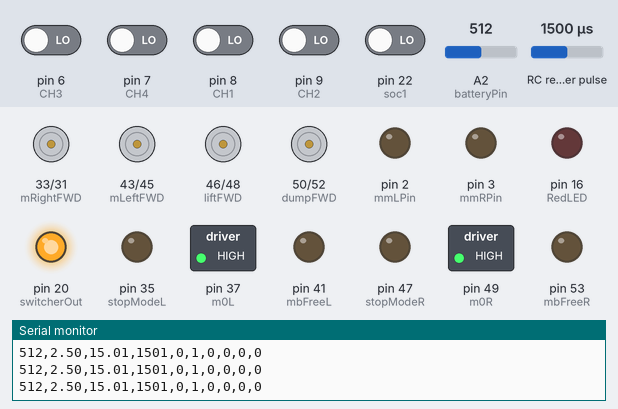
A sketch run on a simulated Arduino Mega 2560, built with avr-gcc and run on an emulated ATmega2560. Shown: motor-driver pin pairs drawn as motors (green arrow = first pin HIGH = forward, orange = second pin HIGH = backward, longer = more drive), switched loads named in the sketch (green lamp = pin HIGH), output pins drawn as LEDs (lit = HIGH), the last lines printed to the serial monitor. Wiring (inferred from the names in the program): RC receiver channel: data pin 10. The inputs (shaded band) are chosen by the test bench; at power-on: pin 6 (CH3), pin 7 (CH4), pin 8 (CH1), pin 9 (CH2), pin 22 (soc1) LOW, RC receiver pulse 1500 µs, A2 (batteryPin) = 512.

Above: at 1.2 s.
1.3 s: RC receiver pulse (sensor on pin 10) set to 1533 µs
4.3 s: RC receiver pulse (sensor on pin 10) set to 1559 µs
At 4.7 s:
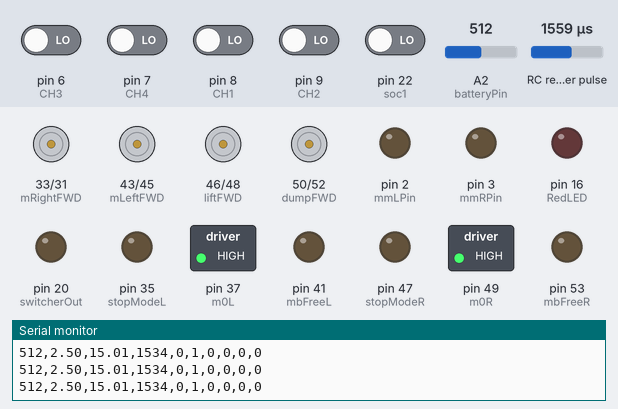
5.8 s: RC receiver pulse (sensor on pin 10) set to 1020 µs
At 8.6 s:
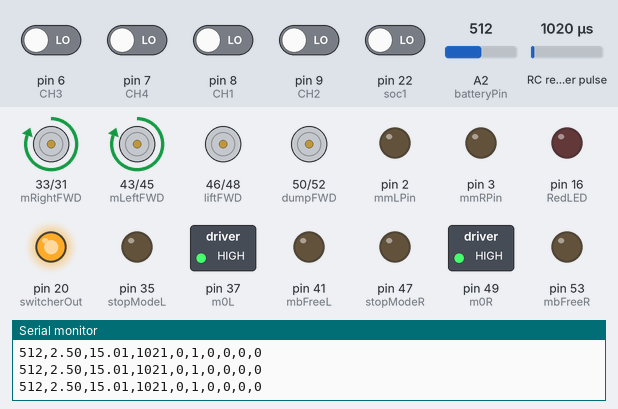
8.8 s: RC receiver pulse (sensor on pin 10) set to 1750 µs
At 9.4 s:
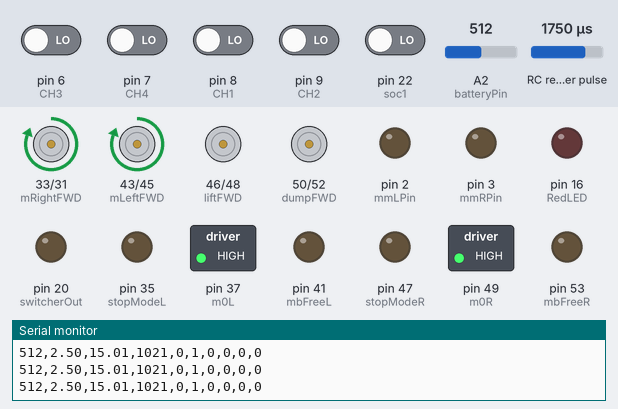
10.3 s: RC receiver pulse (sensor on pin 10) set to 1250 µs
At 13.2 s:
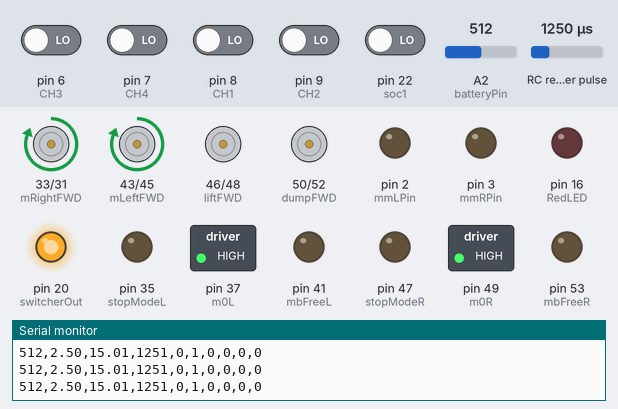
13.3 s: A2 (batteryPin) set to 350
16.3 s: A2 (batteryPin) set to 322
Timing chart, 0 to 19.3 s (numbered marks = the images above; inputs shaded):
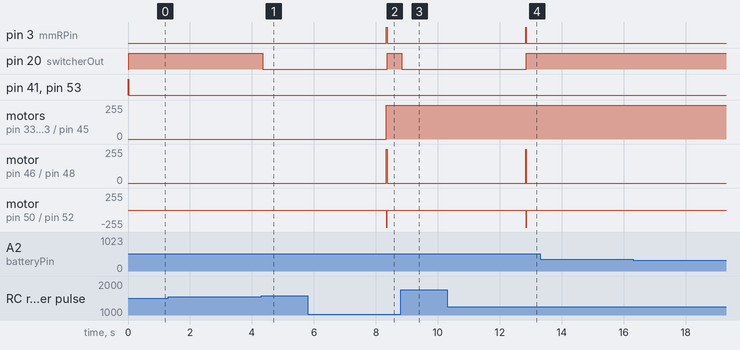

The sketch:

1005_msd700.ino
```cpp
// 左モータードライバーピン割振
#define mRightFWD 33 // CR7
#define mRightREV 31 // CR8
#define stopModeR 47 // CR9
#define m0R 49 // CR10
#define alarmResetR 51 //CR11
#define mbFreeR 53 // CR12
#define alarmOutLN 30
#define wngLN 32
#define speedOutL 34
#define mmLPin 2 // left motor speed PWM --  pin 12

//右モータードライバーピン割振
#define mLeftFWD 43 // CR1
#define mLeftREV 45 // CR2
#define stopModeL 35 // CR3
#define m0L 37 // CR4
#define alarmResetL 39 // CR5
#define mbFreeL 41 // CR6
#define alarmOutRN 40
#define wngRN 38
#define speedOutR 36
#define mmRPin 3 // right motor speed PWM --  pin 12

//シリンダーモータードライバーピン割振
#define dumpFWD 50
#define dumpREV 52
#define liftFWD 46
#define liftREV 48

//シリンダーフィードバックピン割振
#define liftFeedBack A0 // violet cable
#define dumpFeedBack A1 // violet cable

//動力リレー用リレーピン割振
#define switcherOut 20

//DO Harness バッテリレベル監視->通知
#define soc1 22 // DO4
#define soc2 24 // DO5
#define RedLED 16 //pcb extentions D PIN 6

//battery feedback
int batteryPin = A2; // battery voltage reader
int batteryV = 0;

//レシーバーピン割振
const int CH1 = 8; // right horizontal
const int CH2 = 9; // left vertical
const int CH3 = 6; // right vertical
const int CH4 = 7; // left horizontal
// const int CH5 = 10; //sw(B) for convert FWD/REV direction
const int CH6 = 10;// 11; // CH6 switch input
const int CH7 = 12; /// VR channel

//モード設定
int gMode = 1; // 0; //バケットモード:1, ブレードモード:0

//レシーバー用変数
int VR = 0;
int rightX = 0;
int rightY = 0;
int leftX, leftXa , leftXb;
int leftY = 0;
int switcher = 0;
int gap;

//シリンダーフィードバック用変数
double liftData = 0;
double dumpData = 0;

void stopMachine() {
  //モーター速度0
  analogWrite(mmLPin, 0);
  analogWrite(mmRPin, 0);

  //前進後進指示なし
  digitalWrite(liftFWD, LOW);
  digitalWrite(liftREV, LOW);
  digitalWrite(dumpFWD, LOW);
  digitalWrite(dumpREV, LOW);

  //HIGH:ブレーキ解放 LOW:ブレーキ保持
  digitalWrite(mbFreeL, LOW);
  digitalWrite(mbFreeR, LOW);

  // STOP表示
  //Serial.println(" Stop ");
}

// モーター関数
void motor(int leftX, int leftY) {
  //プロポ閾値
  int thresholdHigh = 1715;
  int thresholdMid = 1510;
  int thresholdLow = 1308;

  //移動方向フラグ
  int Right = 0;
  int Left = 0;
  int Forward = 0;
  int Reverse = 0;

  //モーター回転方向フラグ
  bool dirR = false;
  bool dirL = false;
  bool canMove = false;

  // 移動方向決定
  if (leftX >= thresholdHigh) {
    Right = 1;
  } else if (leftX <= thresholdLow) {
    Left = 1;
  }
  if (leftY >= thresholdHigh) {
    Forward = 1;
  } else if (leftY <= thresholdLow) {
    Reverse = 1;
  }

  //前後左右フラグ反転
  if(gMode == 0){
    int temp = Forward;
    Forward = Reverse;
    Reverse = temp;
    temp = Right;
    Right = Left;
    Left = temp;
  }

  //モーター動作決定
  int diffX = abs(leftX-thresholdMid);
  int diffY = abs(leftY-thresholdMid);
  int speedX = map(diffX, 0, 410, 0, 255);
    //Serial.print("speedX => ");
    //Serial.println(speedX);
  int speedY = map(diffY, 0, 410, 0, 255);
    //Serial.print("speedY => ");
    //Serial.println(speedY);

  if (Forward == 1) {
    canMove = true;
    dirR = dirL = false;
    if (Right == 1) {
      //右前進
      analogWrite(mmLPin, speedY);
      analogWrite(mmRPin, 0);
    } else if (Left == 1) {
      //左前進
      analogWrite(mmLPin, 0);
      analogWrite(mmRPin, speedY);
    } else {
      //前進
      analogWrite(mmLPin, speedY);
      analogWrite(mmRPin, speedY);
    }
  } else if (Reverse == 1) {
    canMove = true;
    dirR = dirL = true;
    if (Right == 1) {
      //右後進
      analogWrite(mmLPin, speedY);
      analogWrite(mmRPin, 0);
    } else if (Left == 1) {
      //左後進
      analogWrite(mmLPin, 0);
      analogWrite(mmRPin, speedY);
    } else {
      //後進
      analogWrite(mmLPin, speedY);
      analogWrite(mmRPin, speedY);
    }
  } else {
    if (Right == 1) {
      //右旋回
      canMove = true;
      if (gMode == 0) {
        dirR = true;
        dirL = false;
      } else {
        dirR = false;
        dirL = true;
      }
      analogWrite(mmLPin, speedX);
      analogWrite(mmRPin, speedX);
    } else if (Left == 1) {
      //左旋回
      canMove = true;
      if (gMode == 0) {
        dirR = false;
        dirL = true;
      } else {
        dirR = true;
        dirL = false;
      }
      analogWrite(mmLPin, speedX);
      analogWrite(mmRPin, speedX);
    } else {
      //停止
      canMove = false;
      analogWrite(mmLPin, 0);
      analogWrite(mmRPin, 0);
    }
  }
  digitalWrite(mRightFWD, dirR & canMove);
  digitalWrite(mRightREV, (!dirR) & canMove);
  digitalWrite(mLeftFWD, dirL & canMove);
  digitalWrite(mLeftREV, (!dirL) & canMove);
}

// アームリフト関数
void lift(int pulse){
  //プロポ閾値
  int thresholdHigh = 1715;
  int thresholdMid = 1510;
  int thresholdLow = 1308;

  int Extend = 0;
  int Retract = 0;

  bool dirLift = false;
  bool canLift = false;

  if (pulse >= thresholdHigh) {
    Retract = 1;
  } else if (pulse <= thresholdLow) {
    Extend = 1;
  }

  if (Extend == 1) {
    dirLift = true;
    canLift = true;
  } else if (Retract == 1) {
    dirLift = false;
    canLift = true;
  } else {
    canLift = false;
  }
  digitalWrite(liftFWD, dirLift & canLift); // dirLift -> (!dirLift)//入れ替え20220909
  digitalWrite(liftREV, (!dirLift) & canLift);
}

// アームダンプ関数
void dump(int pulse){
  //プロポ閾値
  int thresholdHigh = 1715;
  int thresholdMid = 1510;
  int thresholdLow = 1308;

  int Extend = 0;
  int Retract = 0;

  bool dirDump = false;
  bool canDump = false;

  if (pulse >= thresholdHigh) {
    Extend = 1;
  } else if (pulse <= thresholdLow) {
    Retract = 1;
  }

  if (Extend == 1) {
    dirDump = true;
    canDump = true;
  } else if (Retract == 1) {
    dirDump = false;
    canDump = true;
  } else {
    canDump = false;
  }

  //if (gMode == 0) {
    digitalWrite(dumpFWD, dirDump & canDump);
    digitalWrite(dumpREV, (!dirDump) & canDump);
  //} else {
    //digitalWrite(dumpFWD, (!dirDump) & canDump);
    //digitalWrite(dumpREV, dirDump & canDump);
  //}
}

// void attachmentModeChange(){
//   int val=digitalRead(CH5);
//    if (val == 1){
//       gMode=1;
//   }
//    else if(val == 0){
//       gMode=0;
//    }
//   //Serial.println(val);
// }

void doHarness(){
   if(digitalRead(soc1) == HIGH && digitalRead(soc2) == HIGH){
        digitalWrite(RedLED,HIGH);
        //Serial.println("battery is LOW. 25% cherged");
    }
    else{
        digitalWrite(RedLED,LOW);
        //Serial.println("battery is cherged");
    }
}

void batteryData(){
      batteryV = analogRead(batteryPin);
      double batteryVo = ((batteryV + 0.5) * 5.00) / 1024;
      double batteryVoltage = batteryVo * 30.00 / 5.00;

      Serial.print(batteryV);
      Serial.print(","); Serial.print(batteryVo);
      Serial.print(","); Serial.print(batteryVoltage);
      Serial.print(","); Serial.print(switcher);
      Serial.print(","); Serial.print(VR);
      Serial.print(","); Serial.print(gMode);
      Serial.print(","); Serial.print(leftX);
      Serial.print(","); Serial.print(leftY);
      Serial.print(","); Serial.print(rightX);
      Serial.print(","); Serial.println(rightY);
}


void setup() {
  Serial.begin(9600);

  //モータードライバー速度設定
  pinMode(mmLPin, OUTPUT);
  pinMode(mmRPin, OUTPUT);

  //右モータードライバーアウトプット
  pinMode(mRightFWD, OUTPUT);
  pinMode(mRightREV, OUTPUT);
  pinMode(stopModeR, OUTPUT);
  pinMode(m0R, OUTPUT);
  pinMode(alarmResetR, OUTPUT);
  pinMode(mbFreeR, OUTPUT);

  //右モータードライバーインプット
  pinMode(alarmOutRN, INPUT);
  pinMode(wngRN, INPUT);
  pinMode(speedOutR, INPUT);

  //左モータードライバーアウトプット
  pinMode(mLeftFWD, OUTPUT);
  pinMode(mLeftREV, OUTPUT);
  pinMode(stopModeL, OUTPUT);
  pinMode(m0L, OUTPUT);
  pinMode(alarmResetL, OUTPUT);
  pinMode(mbFreeL, OUTPUT);

  //左モータードライバーインプット
  pinMode(alarmOutLN, INPUT);
  pinMode(wngLN, INPUT);
  pinMode(speedOutL, INPUT);

  //シリンダーモータードライバー
  pinMode(liftFWD, OUTPUT);
  pinMode(liftREV, OUTPUT);
  pinMode(dumpFWD, OUTPUT);
  pinMode(dumpREV, OUTPUT);

  //レシーバー
  pinMode(CH1, INPUT);
  pinMode(CH3, INPUT);
  pinMode(CH2, INPUT);
  pinMode(CH4, INPUT);
  // pinMode(CH5, INPUT);
  pinMode(CH7, INPUT);
  pinMode(CH6, INPUT);

  //動力リレー用リレー
  pinMode(switcherOut, OUTPUT);

  //外付け非常停止スイッチ用リレー
//  pinMode(External_emergency_stop_relay,OUTPUT);

  //アームフィードバック
  pinMode(liftFeedBack, INPUT);
  pinMode(dumpFeedBack, INPUT);

  // HIGH:時間設定 LOW:瞬時停止
  digitalWrite(stopModeR, LOW);
  digitalWrite(stopModeL, LOW);

  // HIGH:速度指定を外部入力 LOW:内部速度設定器
  digitalWrite(m0R, HIGH);
  digitalWrite(m0L, HIGH);

  //HIGH:ブレーキ解放 LOW:ブレーキ保持
  digitalWrite(mbFreeR, HIGH);
  digitalWrite(mbFreeL, HIGH);

  //Battery Pin
  pinMode(batteryPin, INPUT);

  pinMode(RedLED, OUTPUT);
}

void loop() {
  // attachmentModeChange(); //バケットモードとブレードモードの切り替え
  batteryData(); // battery voltage presentation
  doHarness();

  switcher = pulseIn(CH6, HIGH);
  if (switcher > 1550) {
    digitalWrite(switcherOut, LOW); //動力リレーON

    leftXb = leftXa;
    rightX = pulseIn(CH1, HIGH); // CH1の計測を開始
    rightY = pulseIn(CH3, HIGH); // CH3の計測を開始
    leftX = pulseIn(CH2, HIGH);  // CH2の計測を開始
    leftY = pulseIn(CH4, HIGH);  // CH4の計測を開始
    leftXa = leftX;
    gap = abs(leftXb - leftXa);
    if (leftX < 1000 || leftX > 2000) {
      leftX = leftXb;
      leftXa = leftXb;
    } else {
      leftX = leftX;
      leftXa = leftXa;
    }
    //アーム動作
    lift(rightY);
    dump(rightX);
    // モーター動作
    motor(leftX, leftY);

  } else {
    digitalWrite(switcherOut, HIGH);
    stopMachine();
  }
}
```

Measured:
- the behaviour switches between 1549 and 1550 µs on RC receiver pulse (sensor on pin 10) (found by bisection; images 0 and 1)
- after the input at 4.3 s, pin 20 (switcherOut): HIGH → LOW at once
- after the input at 5.8 s, pin 20 (switcherOut): LOW → HIGH after 2.6 s
- after the input at 8.8 s, pin 20 (switcherOut): HIGH → LOW at once
- after the input at 10.3 s, pin 20 (switcherOut): LOW → HIGH after 2.6 s
